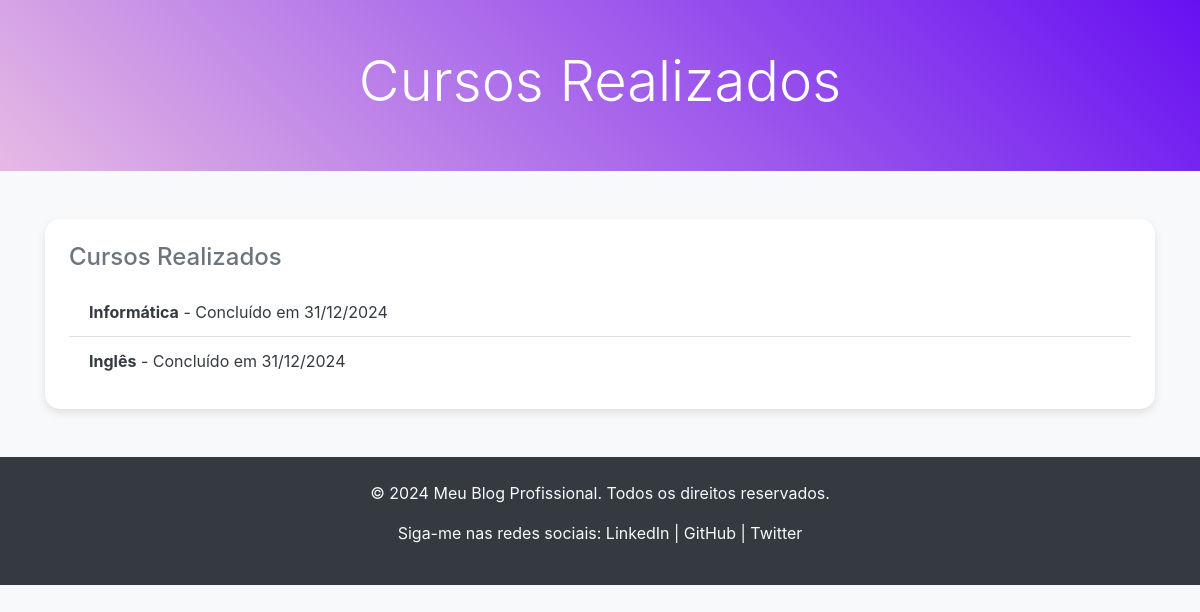
Screenshot of /cursos/ with the database file from the repository.
### blog/models.py (models this page shows, shortened)
class Curso(models.Model):
    nome = models.CharField(max_length=200, verbose_name="Nome do Curso")
    data_conclusao = models.DateField(verbose_name="Data de Conclusão")
    class Meta:
        verbose_name = "Curso"
        verbose_name_plural = "Cursos"

### blog/views.py (the view)
# urls.py: path('cursos/', views.cursos, name='cursos'),
def cursos(request):
    cursos = Curso.objects.all()
    return render(request, 'cursos.html', {'cursos': cursos})

### blog/templates/cursos.html (shortened to what this page needs)
<!DOCTYPE html>
<html lang="pt">
<head>
    <link rel="stylesheet" href="https://stackpath.bootstrapcdn.com/bootstrap/4.5.2/css/bootstrap.min.css">
</head>
<body>
    <header class="header-bg text-white text-center py-5 mb-5">
        <h1 class="display-4">Cursos Realizados</h1>
    </header>
    <div class="container">
        <section class="mb-5">
            <div class="card p-4">
                <h2 class="card-title text-secondary">Cursos Realizados</h2>
                <ul class="list-group list-group-flush">
                    {% for curso in cursos %}
                    <li class="list-group-item">
                        <strong>{{ curso.nome }}</strong> - Concluído em {{ curso.data_conclusao|date:"d/m/Y" }}
                    </li>
                    {% endfor %}
                </ul>
            </div>
        </section>
    </div>
    <footer class="text-center py-4 mt-5">
        <div class="container">
            <p>&copy; 2024 Meu Blog Profissional. Todos os direitos reservados.</p>
            <p>Siga-me nas redes sociais:
                <a href="#" class="text-decoration-none">LinkedIn</a> |
                <a href="#" class="text-decoration-none">GitHub</a> |
                <a href="#" class="text-decoration-none">Twitter</a>
            </p>
        </div>
    </footer>

### blog/templates/cursos.html (style rules this page uses)
body { background-color: #f8f9fa; color: #343a40; }
.header-bg { background: linear-gradient(45deg, #E6B9E4, #6610f2); }
.card { border: none; border-radius: 15px; box-shadow: 0 4px 8px rgba(0, 0, 0, 0.1); }
.card-title { font-size: 1.5rem; margin-bottom: 1rem; }
footer { background-color: #343a40; color: #f8f9fa; }
footer a { color: #f8f9fa; }

### rows the page displays
Curso: nome "Informática", data_conclusao "31/12/2024"
Curso: nome "Inglês", data_conclusao "31/12/2024"
